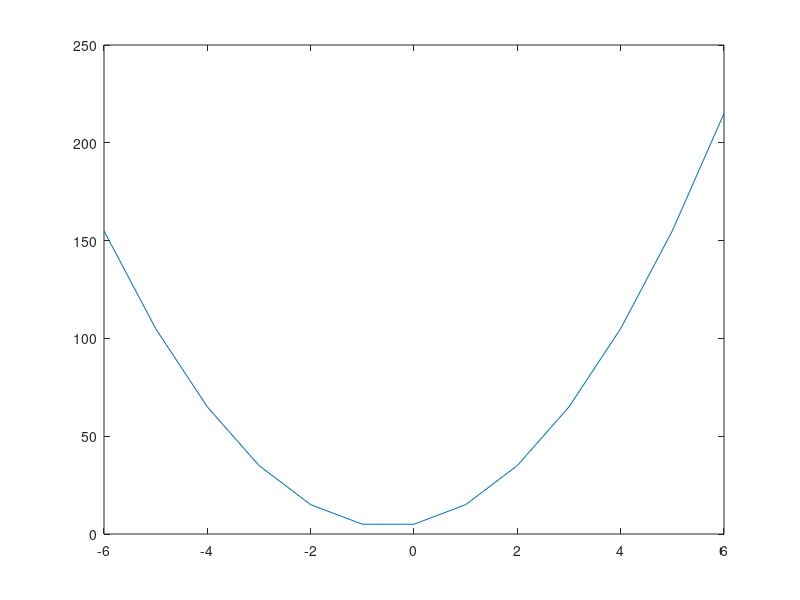

Write the MATLAB code that produced this figure.
function Z=version1
    a=input('enter a value');
    b=input('enter b value');
    c=input('enter c value');
    x=-6:1:6;
    y=a.*x.*x+b.*x+c;
    
    plot (x,y);
    
    A=input(['give a number' ...
        '-6:july' ...
        '-5 AUG' ...
        '-4 SEP' ...
        '-3 OCT' ...
        '-2 NOV' ...
        '-1 DEC' ...
        '0 JAN' ...
        '1 FEB' ...
        '2 MARCH' ...
        '3 APR' ...
        '4 MAY' ...
        '5 JUNE' ...
        '6JULY']);
    Z=a.*A.*A+b.*A+c;
    fprintf('the temperature of the that month is %d',Z)
    
end
